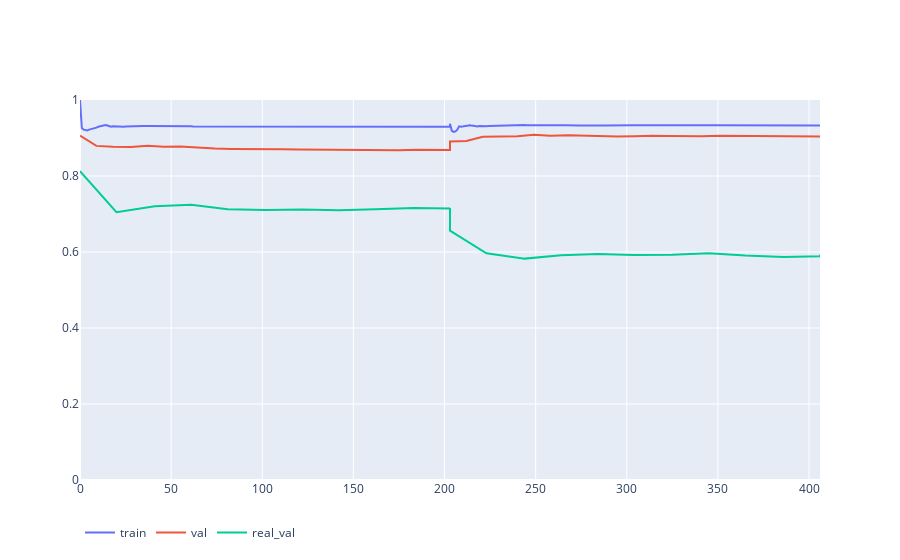

Notebook code for this chart:
### Code cell
get_metric_figure( data, metric_name='accuracy' )

### Figure 1 — Plotly figure (JSON) as saved in the notebook; plotly's stock layout.template omitted (floating-point values rounded to 4 significant figures; data arrays with more than 128 entries replaced by an {"elided": "..."} marker saying what was removed)
{"data": [{"mode": "lines", "name": "train", "type": "scatter", "x": {"elided": "410 int values"}, "y": {"elided": "410 float values"}}, {"mode": "lines", "name": "val", "type": "scatter", "x": [0, 9, 18, 28, 37, 46, 55, 65, 74, 83, 92, 102, 111, 120, 129, 138, 148, 157, 166, 175, 185, 194, 203, 203, 203, 212, 221, 231, 240, 249, 258, 268, 277, 286, 295, 304, 314, 323, 332, 341, 351, 360, 369, 378, 388, 397, 406, 406], "y": [0.9062, 0.8793, 0.8772, 0.8765, 0.8796, 0.8768, 0.8773, 0.8737, 0.8721, 0.8711, 0.8713, 0.8716, 0.8704, 0.8696, 0.8691, 0.8686, 0.8693, 0.8681, 0.8672, 0.8678, 0.8693, 0.8691, 0.8684, 0.8687, 0.8906, 0.892, 0.9033, 0.9047, 0.9043, 0.9084, 0.9057, 0.9071, 0.9055, 0.9054, 0.9036, 0.9047, 0.9061, 0.9054, 0.905, 0.9045, 0.9061, 0.9056, 0.9055, 0.9055, 0.9049, 0.9053, 0.905, 0.9038]}, {"mode": "lines", "name": "real_val", "type": "scatter", "x": [0, 20, 41, 61, 81, 102, 122, 142, 162, 183, 203, 203, 203, 223, 244, 264, 284, 304, 325, 345, 365, 386, 406, 406], "y": [0.8125, 0.7045, 0.7202, 0.7243, 0.7123, 0.7105, 0.7121, 0.7102, 0.7122, 0.7157, 0.7143, 0.7155, 0.6562, 0.5966, 0.5826, 0.5912, 0.5945, 0.5922, 0.5927, 0.5966, 0.5907, 0.5871, 0.5891, 0.5931]}], "layout": {"autosize": true, "legend": {"orientation": "h"}, "xaxis": {"autorange": true, "range": [0, 406], "type": "linear"}, "yaxis": {"range": [0, 1], "type": "linear"}}}
